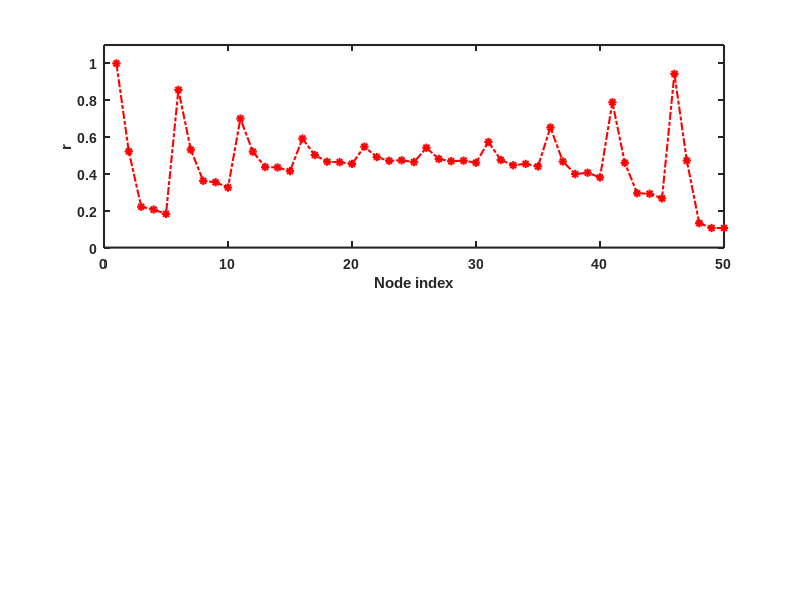

Here is the MATLAB script that generated this plot: (Note: this script raises an error after producing the figure.)
clc;
clear;

%% figure plot stem
load('50_10_1000_stem.mat')

figure(1)
subplot(2,1,1)
b0=sum(abs(sum1'))/max(sum(abs(sum1')));
t=1:length(b0);
plot(sum(abs(sum1'))/max(sum(abs(sum1'))),'r-.*','LineWidth',1.5);% everage of B guiyihua
%set(gca, 'YLim',[0.9 1.08]); 
set(gca, 'YLim',[0 1.1]); 
%axis=([0 100  0.5  1]);
xlabel('Node index');
ylabel('r');
%set(gca, 'LineWidth', 1.5);
set(gca,'LineWidth', 1.5,'FontName','Arial','FontSize',10,'FontWeight','Bold')
% [up,lo] = envelope(b0,15,'peak');
[up,lo] = envelope(b0,15,'peak');
hold on
plot(t,up,'b:',t,lo,'b:','linewidth',1.5)
hold off


% grid on 
% grid minor
%export_fig importance_100_cycle.eps -painters -transparent
subplot(2,1,2)
b0=number_leader/(iterations);
t=1:length(b0);
plot(number_leader/(iterations),'b-.*','LineWidth',1.5) % probability
set(gca, 'YLim',[-0.1 1.1]); 
%axis=([0 50 0 1]);
xlabel('Node index');
ylabel('p');
b0(6)=0.9
%set(gca, 'LineWidth', 1.5);
[up,lo] = envelope(b0,7,'peak');
hold on
plot(t,up,'r:',t,lo,'r:','linewidth',1.5)
hold off
set(gca,'LineWidth', 1.5,'FontName','Arial','FontSize',10,'FontWeight','Bold')

samexaxis('xmt','on','ytac','join','yld',1)
%% figure plot cycle

load('100_25_1000_CYCLE.mat')
figure(2)
subplot(2,1,1)
plot(sum(abs(sum1'))/max(sum(abs(sum1'))),'r--*','LineWidth',1.5);% everage of B guiyihua
set(gca, 'YLim',[0.9 1.08]); 
%axis=([0 100  0.5  1]);
xlabel('Node index');
ylabel('r');
%set(gca, 'LineWidth', 1.5);
set(gca,'LineWidth', 1.5,'FontName','Arial','FontSize',10,'FontWeight','Bold')
% grid on 
% grid minor
%export_fig importance_100_cycle.eps -painters -transparent
% 
subplot(2,1,2)
plot(number_leader/(iterations),'b--*','LineWidth',1.5) % probability
set(gca, 'YLim',[0.0 0.55]); 
%axis=([0 100  0.0 0.5]);
xlabel('Node index');
ylabel('p');
%set(gca, 'LineWidth', 1.5);
set(gca,'LineWidth', 1.5,'FontName','Arial','FontSize',10,'FontWeight','Bold')
samexaxis('xmt','on','ytac','join','yld',1)
%export_fig prob_100_cycle.eps -painters -transparent


%% plot cycle
% load('100_25_1000_CYCLE.mat')
% 
% figure(1)
% plot(sum(abs(sum1'))/max(sum(abs(sum1'))),'r-*','LineWidth',1.5);% everage of B guiyihua
% set(gca, 'YLim',[0.9 1.08]); 
% %axis=([0 100  0.5  1]);
% xlabel('Node index');
% ylabel('r');
% %set(gca, 'LineWidth', 1.5);
% set(gca,'LineWidth', 1.5,'FontName','Arial','FontSize',10,'FontWeight','Bold')
% % grid on 
% % grid minor
% export_fig importance_100_cycle.eps -painters -transparent
% % 
% figure(2)
% plot(number_leader/(iterations),'-*','LineWidth',1.5) % probability
% set(gca, 'YLim',[0.0 0.5]); 
% %axis=([0 100  0.0 0.5]);
% xlabel('Node index');
% ylabel('p');
% %set(gca, 'LineWidth', 1.5);
% set(gca,'LineWidth', 1.5,'FontName','Arial','FontSize',10,'FontWeight','Bold')



%% plot dialation
load('100_25_41_1000_dia.mat')
figure(3)
subplot(2,1,1)
b0=sum(abs(sum1'))/max(sum(abs(sum1')));
t=1:length(b0);
plot(sum(abs(sum1'))/max(sum(abs(sum1'))),'r-.*','LineWidth',1.5);% everage of B guiyihua
set(gca, 'YLim',[0.1 1]); 
%set(gca, 'YLim',[0.9 1.08]); 
%axis=([0 100  0.5  1]);
xlabel('Node index');
ylabel('r');
%set(gca, 'LineWidth', 1.5);
[up,lo] = envelope(b0,4,'peak');
hold on
plot(t,up,'b:',t,lo,'b:','linewidth',1.5)
hold off
set(gca,'LineWidth', 1.5,'FontName','Arial','FontSize',10,'FontWeight','Bold')
% grid on 
% grid minor
%export_fig importance_100_cycle.eps -painters -transparent
% 
subplot(2,1,2)
b0=number_leader/(iterations);
t=1:length(b0);
plot(number_leader/(iterations),'b-.*','LineWidth',1.5) % probability
set(gca, 'YLim',[-0.1 1.1]); 
%set(gca, 'YLim',[0  1.1]); 
axis=([0 100  0.0 1]);
xlabel('Node index');
ylabel('p');
%linkaxes(h,'x');
[up,lo] = envelope(b0,3,'peak');
hold on
plot(t,up,'r:',t,lo,'r:','linewidth',1.5)
hold off
set(gca, 'LineWidth', 1.5);
set(gca,'LineWidth', 1.5,'FontName','Arial','FontSize',10,'FontWeight','Bold')
samexaxis('xmt','on','ytac','join','yld',1)
%export_fig prob_100_cycle0.eps -painters -transparent
